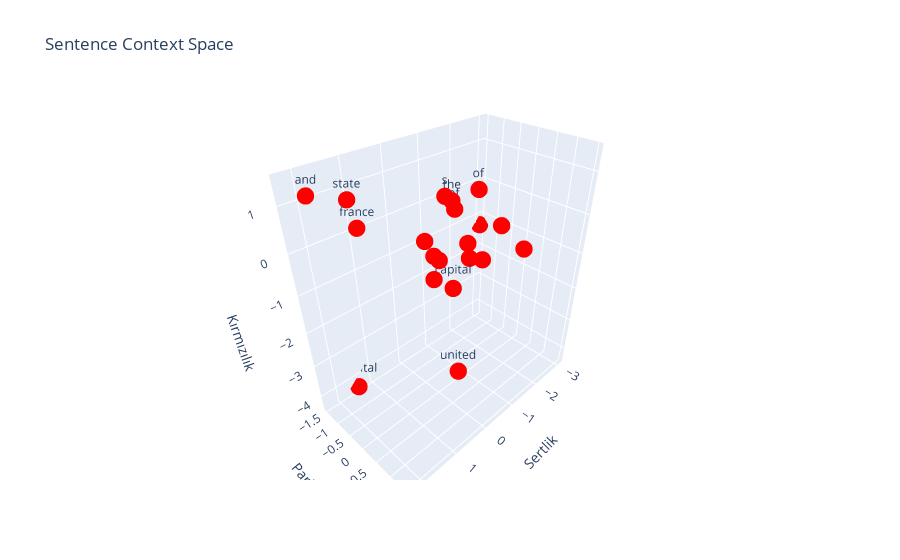

The notebook cell saved with this chart:
### Code cell
sentences = [
  {
    "words": meanings_in_context.detach().numpy(),
    "labels": tokenizer.tokenize(sentence),
    "color": "red",
  },
]
plot_dots(sentences, "Sentence Context Space")

### Figure 1 — Plotly figure (JSON) as saved in the notebook; plotly's stock layout.template omitted (floating-point values rounded to 4 significant figures)
{"data": [{"hoverinfo": "text", "marker": {"color": "red", "size": 6}, "mode": "markers+text", "text": ["the", " ", "capital", " ", "of", " ", "united", " ", "state", "s", " ", "and", " ", "the", " ", "capital", " ", "of", " ", "france"], "type": "scatter3d", "x": [-3.051, -0.845, -0.8123, -0.9671, -1.409, 0.1209, 0.8794, -0.6837, 1.182, 0.1192, -0.8559, 2.246, -1.672, -0.763, -0.6074, 1.439, -0.7703, -0.9228, -1.449, 1.418], "y": [-1.5, -0.8113, -0.3055, 1.485, -0.857, 0.04225, 1.511, -0.8199, -1.233, 0.3874, 0.09058, -0.7446, 0.343, -0.3087, 0.7365, -1.479, -1.225, 0.2962, -0.3874, -0.6322], "z": [-1.308, -1.209, -1.757, -0.001243, -0.07777, -0.8926, -2.017, -1.028, 0.8573, 1.102, -0.3875, 1.417, -0.1634, 0.5112, -0.4157, -4.311, -0.8259, 0.8961, -1.226, 0.5533]}], "layout": {"scene": {"xaxis": {"title": {"text": "Sertlik"}}, "yaxis": {"title": {"text": "Parlaklık"}}, "zaxis": {"title": {"text": "Kırmızılık"}}}, "title": {"text": "Sentence Context Space"}}}
